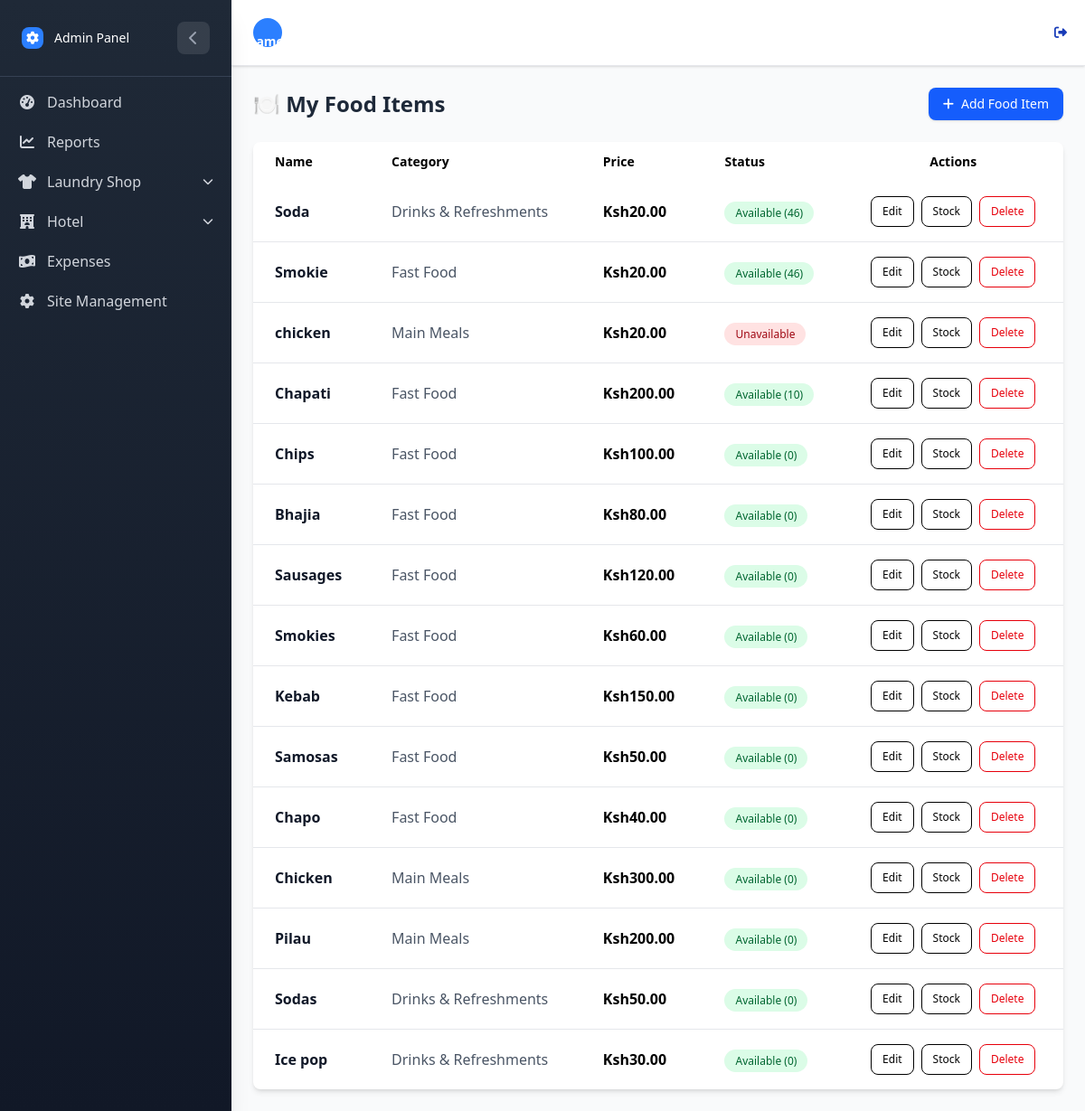
Page /Hotel/items/ (signed in) on the earlier database version.
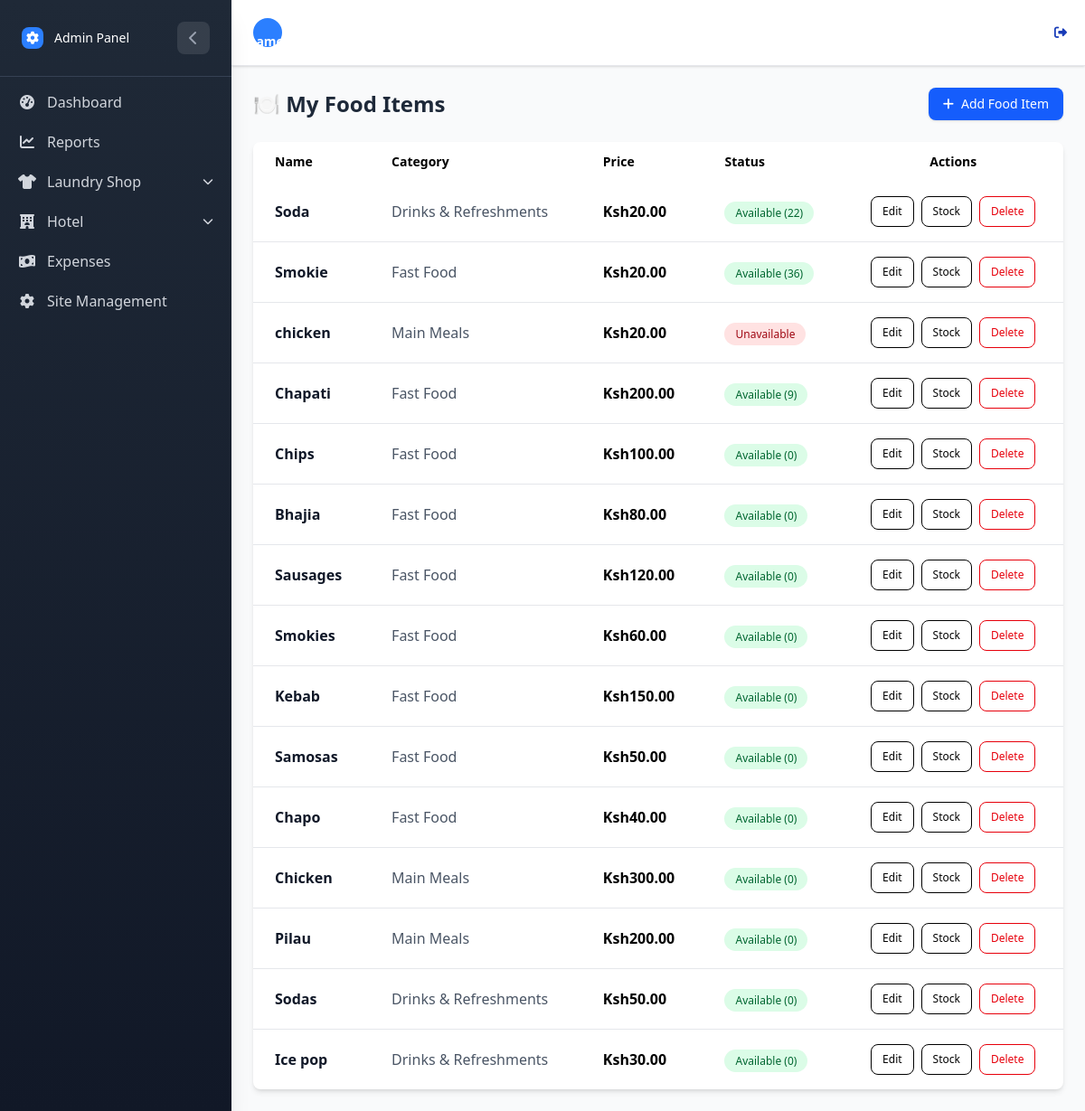
Same page on the later database version.
### HotelApp/models.py (models this page shows, shortened)
class FoodItem(models.Model):
    category = models.ForeignKey(FoodCategory, on_delete=models.CASCADE, related_name="items")
    name = models.CharField(max_length=100, db_index=True)
    price = models.DecimalField(max_digits=10, decimal_places=2)
    image = models.ImageField(upload_to=food_item_image_path, blank=True, null=True)
    created_by =  models.ForeignKey(
        settings.AUTH_USER_MODEL,
        on_delete=models.CASCADE)
    quantity = models.PositiveIntegerField(default=0)  # how many portions are available
    is_available = models.BooleanField(default=False, db_index=True)  # marked available by seller

class FoodCategory(models.Model):
    name = models.CharField(max_length=100, unique=True, db_index=True)

### HotelApp/views.py (the view)
# urls.py: path('items/', views.food_item_list, name='food_item_list'),
@login_required
def food_item_list(request):
    items = FoodItem.objects.all()
    return render(request, 'food/food_item_list.html', {'items': items})

### HotelApp/templates/food/food_item_list.html (shortened to what this page needs)
{% extends 'home.html' %}
{% block content %}
<div class="flex justify-between items-center mb-6">
    <h2 class="text-2xl font-bold text-gray-800">🍽️ My Food Items</h2>
    <a href="{% url 'hotel:food_item_create' %}"
        class="inline-flex items-center px-4 py-2 bg-blue-600 text-white text-sm font-medium rounded-lg shadow hover:bg-indigo-700 transition duration-200">
        <i class="fas fa-plus mr-2"></i> Add Food Item
    </a>
</div>
<div class="overflow-x-auto bg-white shadow-md rounded-lg">
    <table class=" w-full min-w-full border-collapse">
        <thead class="bg-indigo-600 text-blue-500">
            <tr>
                <th class="px-6 py-3 text-left text-sm font-semibold">Name</th>
                <th class="px-6 py-3 text-left text-sm font-semibold">Category</th>
                <th class="px-6 py-3 text-left text-sm font-semibold">Price</th>
                <th class="px-6 py-3 text-left text-sm font-semibold">Status</th>
                <th class="px-6 py-3 text-center text-sm font-semibold">Actions</th>
            </tr>
        </thead>
        <tbody class="divide-y divide-gray-200">
            {% for item in items %}
            <tr class="hover:bg-gray-50 transition">
                <td class="px-6 py-4 font-semibold text-gray-900">{{ item.name }}</td>
                <td class="px-6 py-4 text-gray-600">{{ item.category.name }}</td>
                <td class="px-6 py-4 font-bold text-indigo-600">Ksh{{ item.price }}</td>
                <td class="px-6 py-4">
                    {% if item.is_available %}
                    <span class="px-3 py-1 text-xs font-medium bg-green-100 text-green-800 rounded-full">
                        Available ({{ item.quantity }})
                    </span>
                    {% else %}
                    <span class="px-3 py-1 text-xs font-medium bg-red-100 text-red-800 rounded-full">
                        Unavailable
                    </span>
                    {% endif %}
                </td>
                <td class="px-6 py-4 flex justify-center space-x-2">
                    <a href="{% url 'hotel:food_item_edit' item.pk %}"
                        class="px-3 py-2 text-xs font-medium text-indigo-600 border border-indigo-600 rounded-lg hover:bg-indigo-600 hover:text-white transition">
                        Edit
                    </a>
                    <a href="{% url 'hotel:food_item_availability' item.pk %}"
                        class="px-3 py-2 text-xs font-medium text-yellow-600 border border-yellow-600 rounded-lg hover:bg-yellow-600 hover:text-white transition">
                        Stock
                    </a>
                    <a href="{% url 'hotel:food_item_delete' item.pk %}"
                        class="px-3 py-2 text-xs font-medium text-red-600 border border-red-600 rounded-lg hover:bg-red-600 hover:text-white transition">
                        Delete
                    </a>
                </td>
            </tr>
            {% endfor %}
        </tbody>
    </table>
</div>
{% endblock %}

Differences in the rows shown:
changed FoodItem "Soda": quantity "46" → "22"
changed FoodItem "Smokie": quantity "46" → "36"
changed FoodItem "Chapati": quantity "10" → "9"
